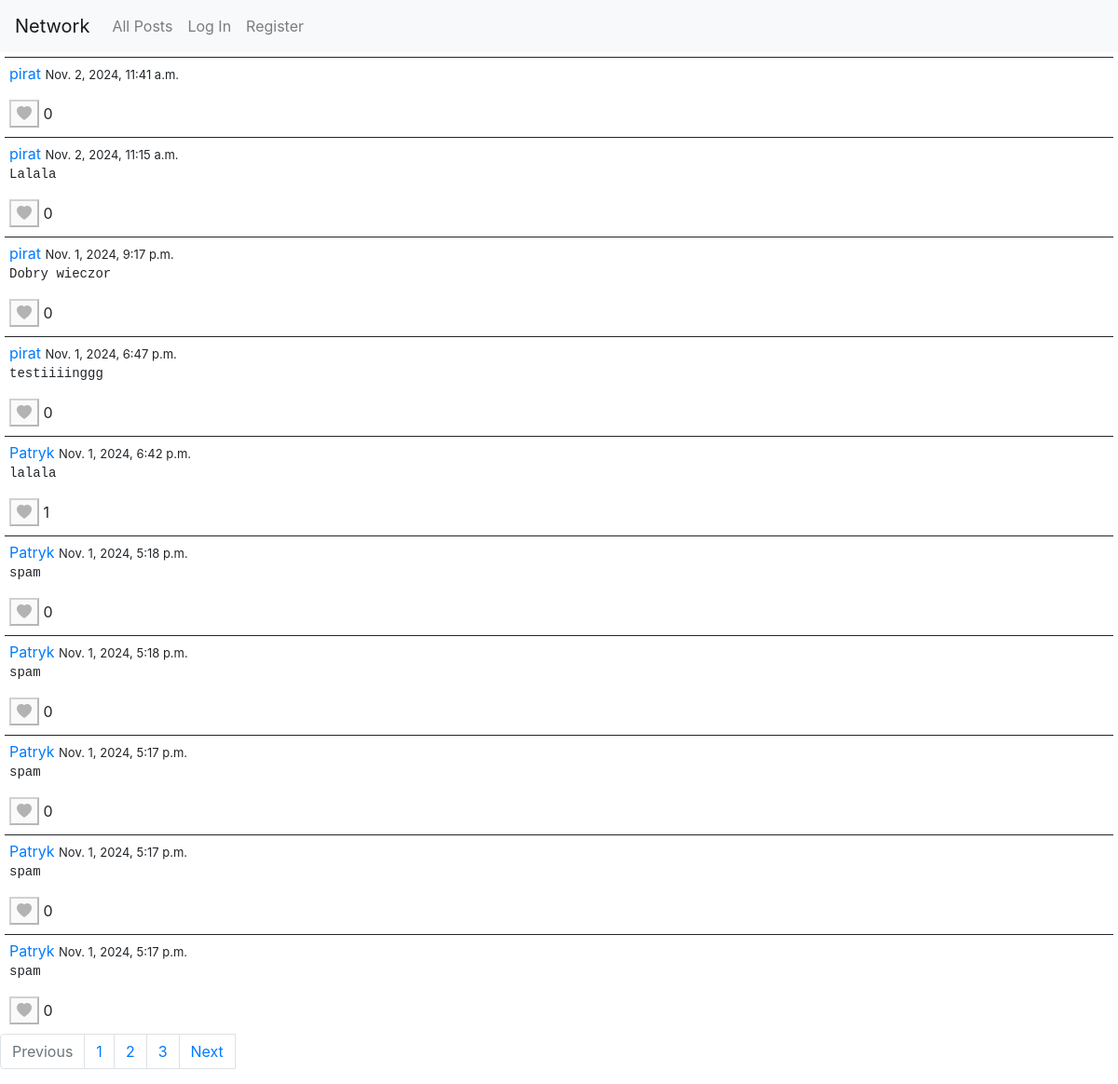
Before: / with the older database file.
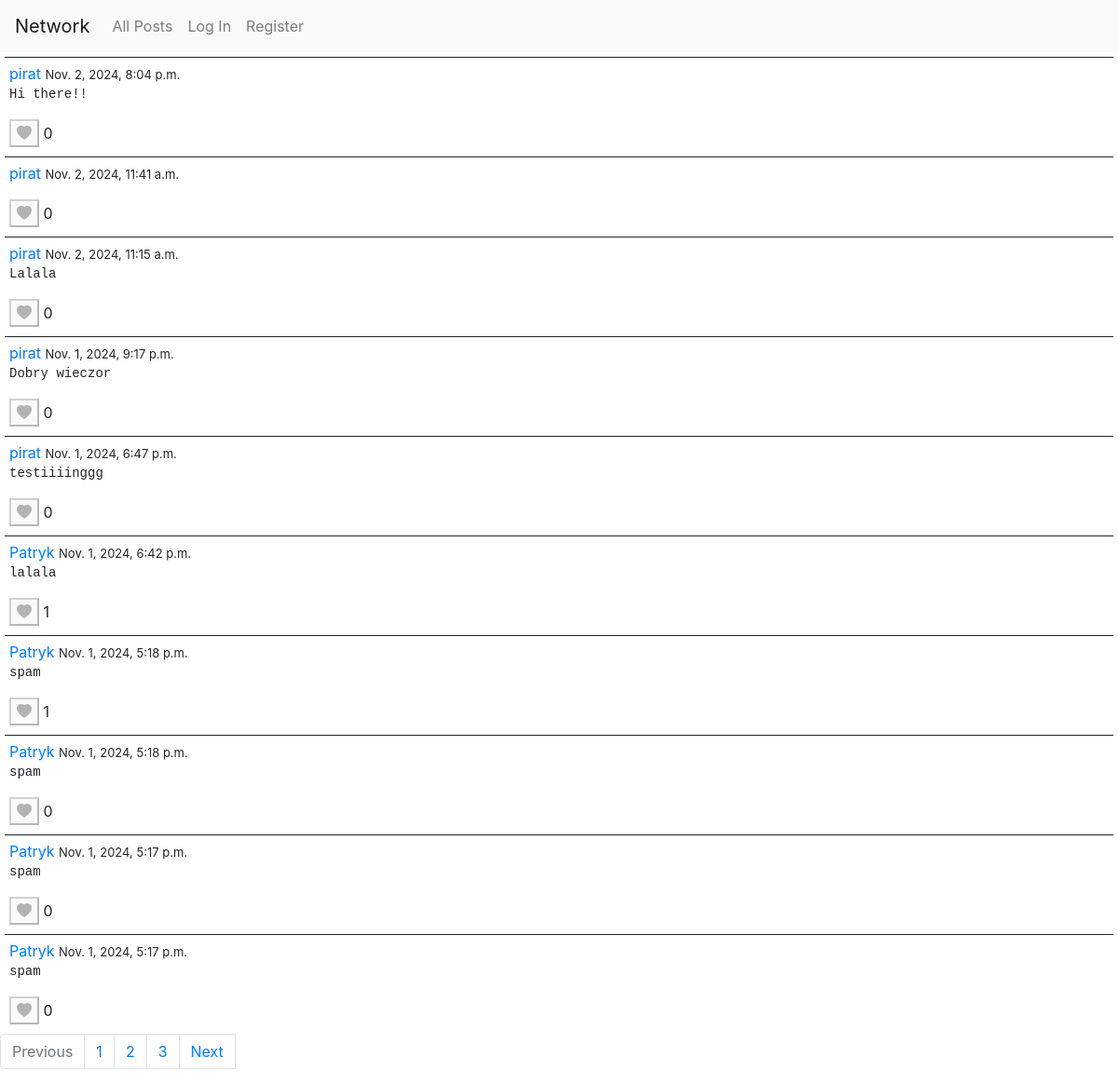
After: the same page with the newer database file.
### network/models.py (models this page shows, shortened)
class Post(models.Model):
    user = models.ForeignKey(User, on_delete=models.CASCADE, related_name="posts")
    body = models.TextField(blank=True)
    timestamp = models.DateTimeField(auto_now_add=True)
    likes = models.ManyToManyField(User, blank=True, related_name="liked_posts")

class User(AbstractUser):
    following = models.ManyToManyField("self", symmetrical=False, related_name="followers")

### network/views.py (the view)
# urls.py: path("", views.index, name="index"),
def index(request):
    posts = Post.objects.all().order_by("-timestamp")
    paginator, page = paginate_queryset(request, posts, 10)
    return render(request, "network/index.html", {
        "paginator": paginator,
        "page_data": page,
        "pagination_base_url": "index"
    })

### network/utils.py (called while the page is built)
def paginate_queryset(request, queryset, per_page=10):
    paginator = Paginator(queryset, per_page)
    page_number = request.GET.get("page")
    page = paginator.get_page(page_number)
    return paginator, page

### network/templates/network/index.html (shortened to what this page needs)
{% extends "network/layout.html" %}
{% load static %}
{% block body %}
<div class="feed">
    {% for post in page_data%}
    <div class="post" data-post-id="{{ post.id }}">
        <a href="{% url "user_profile" post.user.id %}">{{post.user}}</a>
        <span class="timestamp"> {{post.timestamp}} </span>
        <pre>{{post.body}}</pre>
        {% if user.is_authenticated %}
            {% if user in post.likes.all %}
                <button class="like-btn" data-post-id="{{ post.id }}"><i class="bi bi-heart-fill"></i></button>
            {% else %}
                <button class="like-btn" data-post-id="{{ post.id }}"><i class="bi bi-heart"></i></button>
            {% endif %}
        {% else %}
        <button id="like-btn-disabled" class="like-btn" disabled data-tooltip="You must be logged in"><i class="bi bi-heart-fill"></i></button>
        {% endif %}
        <span class="like-count" data-post-id="{{ post.id }}">{{ post.likes.count }}</span>
    </div>
    {% endfor %}
</div>
<ul class="pagination">
    {% if page_data.has_previous %}
        <a class="page-link" href="{% if user_id %}{% url pagination_base_url user_id %}{% else %}{% url pagination_base_url %}{% endif %}?page={{page_data.previous_page_number}}">Previous</a>
    {% else %}
    <li class="page-item disabled">
        <a class="page-link" tabindex="-1">Previous</a>
    </li>
    {% endif %}
    {% for page in paginator.page_range %}
        <li class="page-item"><a class="page-link" href="{% if user_id %}{% url pagination_base_url user_id %}{% else %}{% url pagination_base_url %}{% endif %}?page={{page}}">{{page}}</a></li>
    {% endfor %}
    {% if page_data.has_next %}
        <a class="page-link" id="next-page" href="{% if user_id %}{% url pagination_base_url user_id %}{% else %}{% url pagination_base_url %}{% endif %}?page={{page_data.next_page_number}}">Next</a>
    {% else %}
        <li class="page-item disabled">
            <a class="page-link" >Next</a>
        </li>
    {% endif %}
</ul>
{% endblock %}

Changed rows visible on the page:
no longer on this page (row unchanged): Post: user "Patryk", timestamp "Nov. 1, 2024, 5:17 p.m.", body "spam", likes.count "0"
added Post: user "pirat", timestamp "Nov. 2, 2024, 8:04 p.m.", body "Hi there!!", likes.count "0"
computed for Post (number 7 of 10 on the later page): likes.count "0" → "1"
